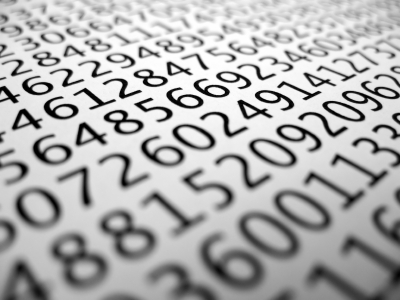
//> input picture test_data/numbers_01.jpg, 400 x 300 px
$ ./main   (built with g++ and OpenCV 4)
//> lines starting //> are read from the running program, lines starting //| are printed output that depends on the picture; after the words box and inside, x2 and y2 are one past the last pixel; in counts of white or black regions, pixels touching at a corner belong together
//> further down, img is the input picture: 300 rows x 400 cols, CV_8UC3; min 0, max 255, mean 176.1
//
//  main.cpp
//  digits_recognition
//
//  Created by Amy on 12/31/15.
//  Copyright (c) 2015 Kirill. All rights reserved.
//

#include <iostream>
#include <opencv2/opencv.hpp>
#include <opencv2/highgui.hpp>
#include <opencv2/video/tracking.hpp>
using namespace cv;
using namespace std;

Mat extract_features(Mat img) {

    const int MIN_CONTOUR_AREA = 150;
    const int MAX_CONTOUR_AREA = 10000;

    Mat imgGray;
    Mat imgBin;
    Mat imgChar;
    Mat imgContours = Mat::zeros(img.size(), CV_8UC3);
    Scalar contourColor(255,255,255);
    vector<Vec4i> hierarchy;
    vector<vector<Point> > contours;

    // Conver to grayscale.
    cvtColor(img, imgGray, CV_BGR2GRAY);

    // Make tresholded binary image.
    GaussianBlur(imgGray, imgGray, Size(9, 9), 0);
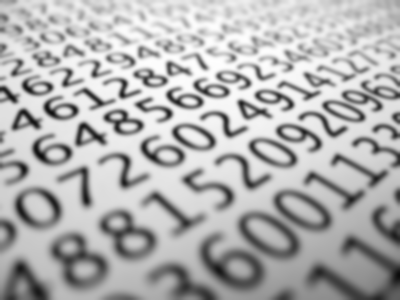
//> imgGray: 300 rows x 400 cols, CV_8UC1; min 10, max 254, mean 176.1
    adaptiveThreshold(imgGray, imgBin, 255,
                      ADAPTIVE_THRESH_GAUSSIAN_C,
                      THRESH_BINARY_INV, 11, 0);
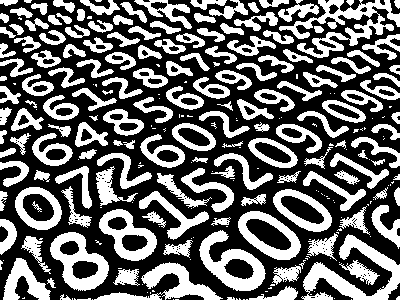
//> imgBin: 300 rows x 400 cols, CV_8UC1; 40.7% white; 264 white regions (107 under 20 px)

    // Extract contourse from binary image.
    findContours(imgBin, contours,
                 hierarchy, RETR_EXTERNAL,
                 CHAIN_APPROX_SIMPLE);
//> contours = 263 contours, 115 with area under 20; largest, box (x1, y1, x2, y2) and area: (50, 232, 109, 291) 2092, (279, 0, 400, 58) 2052, (301, 234, 400, 300) 2030, (199, 230, 266, 291) 1994, (238, 211, 301, 260) 1924

    for (int i = 0; i < contours.size(); i++) {
        drawContours(imgContours, contours, i,
                     contourColor, 0.1, 8, hierarchy,
                     0, Point());
    }
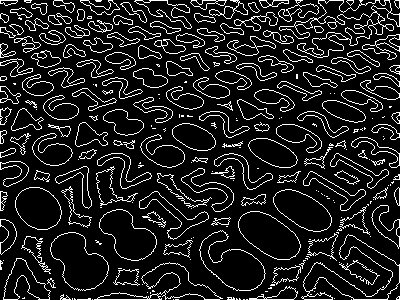
//> imgContours: 300 rows x 400 cols, CV_8UC3; 12.3% white in thin lines or dots

    return imgContours;
};

int main(int argc, char* argv[] )
{

    Mat img = imread("/Volumes/EARTH/Code/cpp/opencv/test_data/numbers_01.jpg");
    Mat outImg = extract_features(img);

    imshow("outWindow", outImg);
    waitKey();

    // [48 lines of commented-out code are left out]

    return 0;
}
